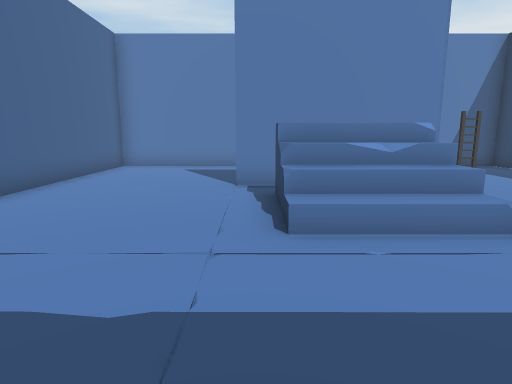
view 1 (above)

15 first-person views from a walk through a 3-D level made in the Unity game engine. The camera is 1.3 m above the floor, tilts 10° down and sees 75° across. The floor is counted in squares, 1 m on a side. Each view is taken from the middle of a square. On the plan, view 1 faces up. The plan holds only what a view shows up to about 14 squares ahead; the rest is blank. The place goes on beyond the plan. The player is left out. Door leaves are left out, so doorways stand open.

view 2
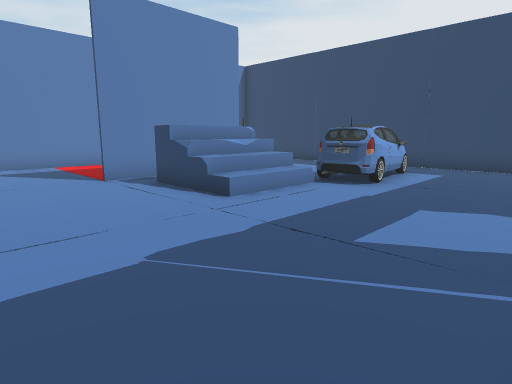

view 3
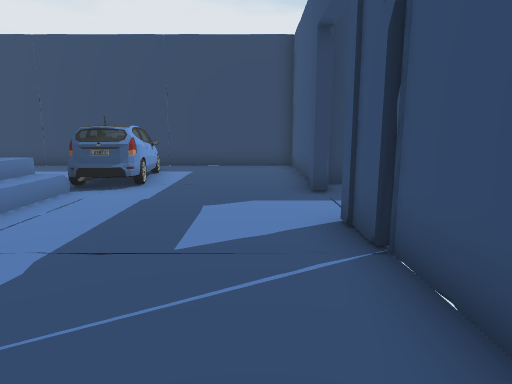

view 4
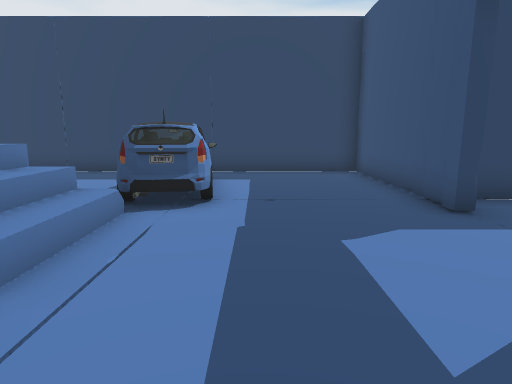

view 5
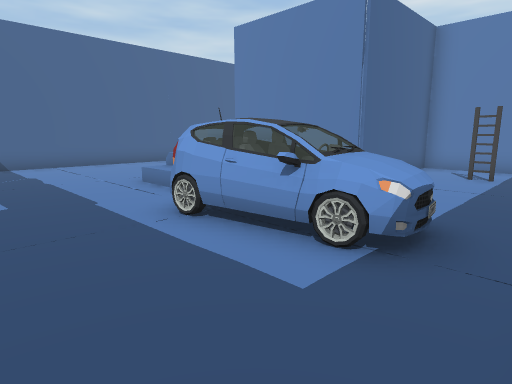

view 6
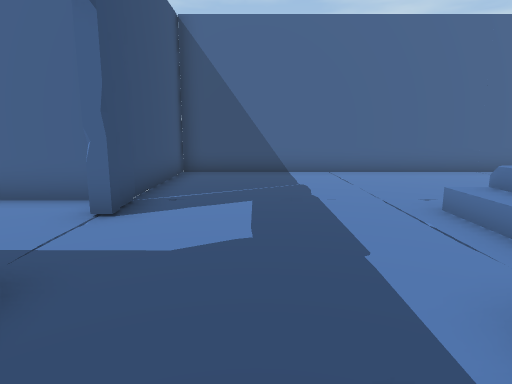

view 7
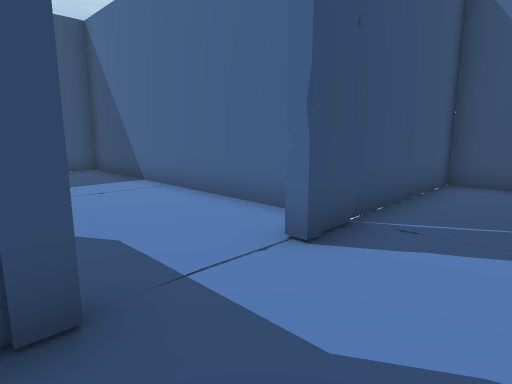

view 8
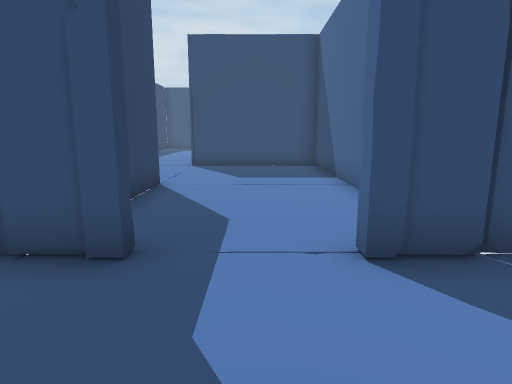

view 9
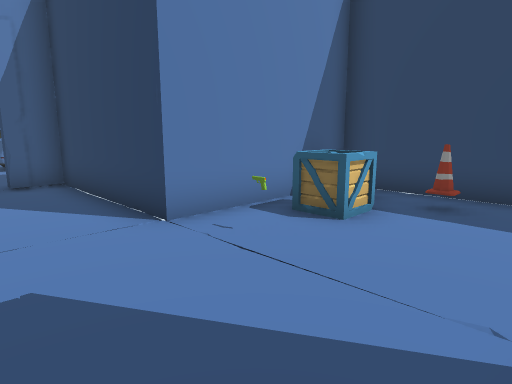

view 10
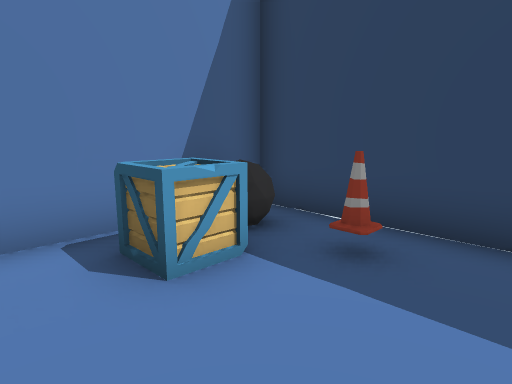

view 11
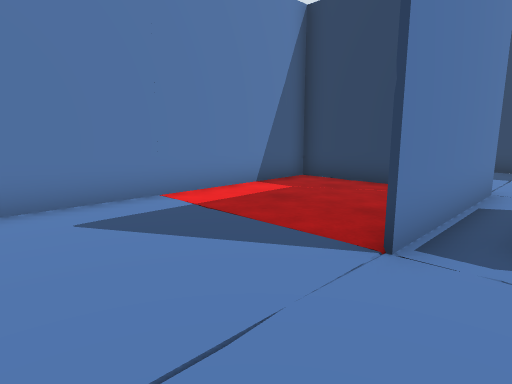

view 12
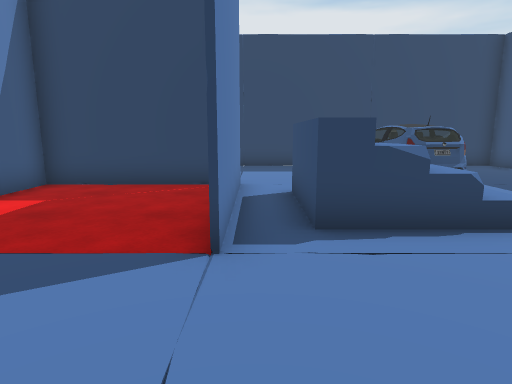

view 13
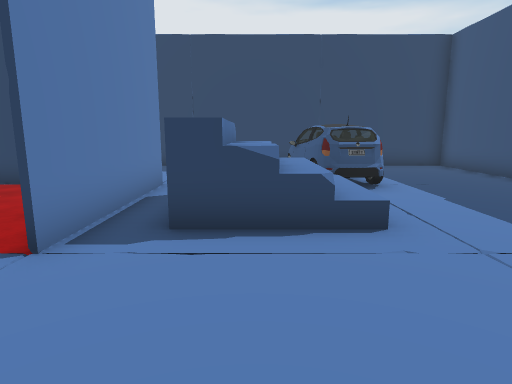

view 14
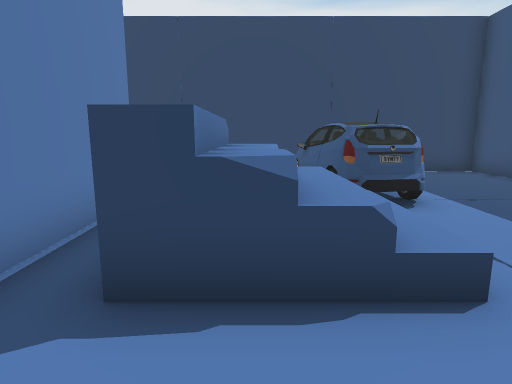

view 15
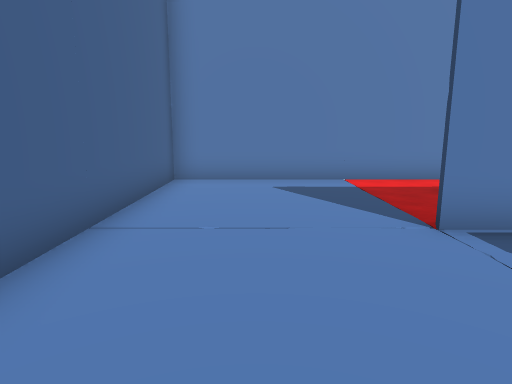

### Floor plan
Key: @ floor where view 1 was taken; # wall or solid block; . main floor; : floor 1.25 m higher than the main floor; + floor 1.5 m higher than the main floor; / step, stairs or slope; D open door; v drop or lower ground; L ladder; C car; R crate; N cone; O other object.
Columns run from 5 left of view 1 to 10 right of it. Each row starts with its distance up from view 1.
 14 ###########
 13 #.........#####
 12 #.........#...#
 11 #.........#.L.#
 10 #.........#...#
  9 #.........#...#
  8 #....######...#
  7 #.....++v.....#
  6 #.....:::  ...#
  5 #.....///CCCCC #
  4 #.....///CCCCC #
  3 #........CCCC..#
  2 #..............#
  1 #..............#
  0 #....@.........#
 -1 #....##.###....#
 -2 ######DDD.######
 -3     #.....#
 -4     #.....#
 -5     #.....#
 -6     #.....#####
 -7     #........O##
 -8     #.....O.RO.#
 -9     #........N.#
-10     #..........#
-11     #.........

Where each view was taken, in squares from view 1:
view 1: 0 up, 0 right, facing up
view 2: 1 down, 4 left, facing up-right
view 3: 0 up, 4 left, facing right
view 4: 2 up, 2 left, facing right
view 5: 0 up, 9 right, facing up-left
view 6: 1 up, 6 right, facing left
view 7: 1 up, 4 right, facing down-left
view 8: 2 up, 2 right, facing down
view 9: 11 down, 2 right, facing up-right
view 10: 11 down, 5 right, facing up-right
view 11: 7 up, 4 left, facing up-right
view 12: 8 up, 4 left, facing right
view 13: 6 up, 4 left, facing right
view 14: 6 up, 2 left, facing right
view 15: 4 up, 3 left, facing up
